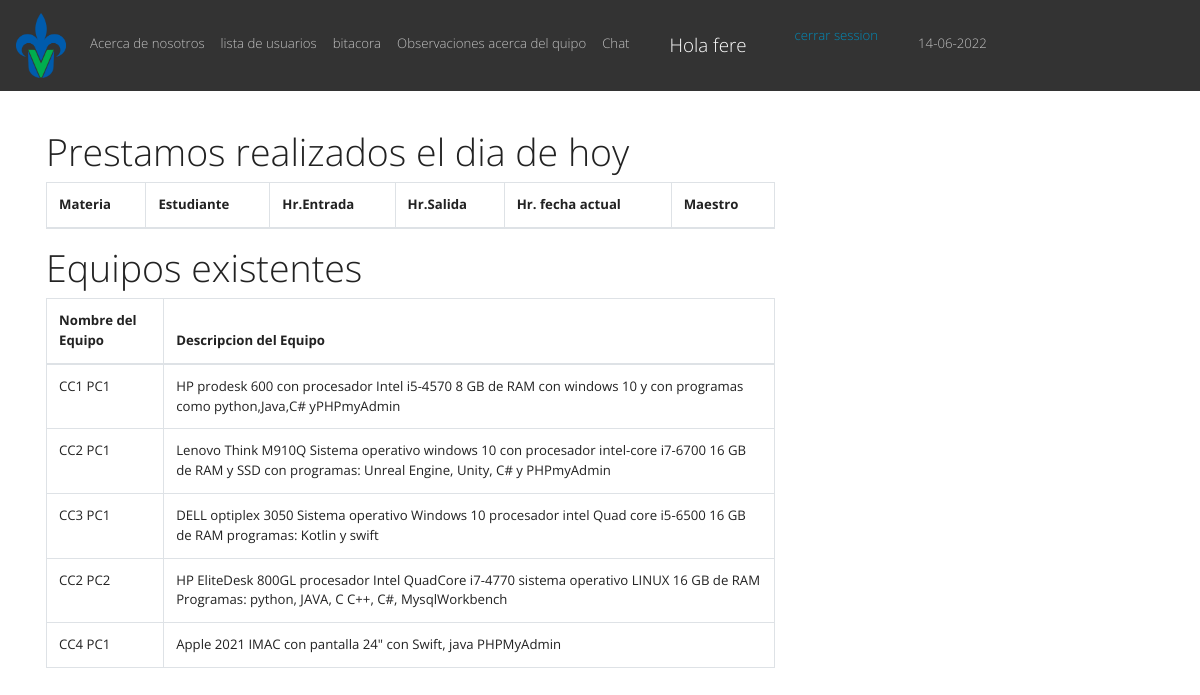
The page /maestro.php (signed in) on the database its author committed.
### tables this page shows
CREATE TABLE `pc` (
  `id_equipo` int(100) NOT NULL AUTO_INCREMENT,
  `nombre_equipo` varchar(200) NOT NULL,
  `descripcio` text NOT NULL,
  `num_inventario` varchar(100) NOT NULL,
  `id_comentario` int(100) NOT NULL,
  `pres` char(5) NOT NULL,
  PRIMARY KEY (`id_equipo`),
  KEY `pc_ibfk_1` (`id_comentario`),
  CONSTRAINT `pc_ibfk_1` FOREIGN KEY (`id_comentario`) REFERENCES `comentarios` (`id_comentario`) ON DELETE NO ACTION ON UPDATE NO ACTION
);

### maestro.php (the view, shortened to what this page needs)
<?php
include("db.php");
$username = $_SESSION['username'];
if(!isset($username)){
  header("location: login.php");
  }else{?>
<!DOCTYPE html>
<html lang="en">
  <head>
    <link rel="stylesheet" href="https://bootswatch.com/4/yeti/bootstrap.min.css">
    <link rel="stylesheet" href="https://use.fontawesome.com/releases/v5.6.3/css/all.css">
  </head>
  <body>
   <nav class="navbar navbar-expand-sm bg-dark navbar-dark">
  <a class="navbar-brand" >
    <img src="img/uv.png" alt="logo" style="width:50px;">
  </a>
  <ul class="navbar-nav">
    <li class="nav-item">
      <a class="nav-link" href="nosotros1.php ">Acerca de nosotros</a>
    </li>
    <li class="nav-item">
      <a class="nav-link" href="prestamos.php">lista de usuarios</a>
    </li>
    <li class="nav-item">
      <a class="nav-link" href="bitacora.php">bitacora</a>
    </li>
    <li class="nav-item">
      <a class="nav-link" href="observaciones.php">Observaciones acerca del quipo</a>
    </li>
    <li class="nav-item">
      <a class="nav-link" href="chat.php">Chat</a>
    </li>
    <li class="nav-item">
      <a class="nav-link" >             </a>
    </li>
     <li class="nav-item">
      <a class="nav-link" >              </a>
    </li>
     <li class="nav-item">
      <a class="navbar-brand"  tanindex="" alt="volver a la pagina principal">  Hola  <?php echo $username;} ?></a>
    </li>
    <li class="nav-item">
      <a class="nav-link" >             </a>
    </li>
     <li class="nav-item">
      <a class="nav-link" >              </a>
    </li>
    <li class="nav-item">
          <?php
                  echo "<a class='nav-item' href='includes/salir.php'  tabindex='' alt='cerrar mi session'>cerrar session </a>";
                ?>
    </li>
    <li class="nav-item">
      <a class="nav-link" >             </a>
    </li>
     <li class="nav-item">
      <a class="nav-link" >              </a>
    </li>
    <li class="nav-item">
      <a class="nav-link" href="#">
        <?php
       echo date("d-");
          echo date("m-");
          echo $y =date("Y");
        ?>
      </a>
    </li>
  </ul>
</nav>
    <br>
<div class="container p-3" >
    <div class="row">
        <div class="col-md-8">
          <h1>Prestamos realizados el dia de hoy</h1>
            <table class="table table-bordered">
                <thead>
                    <tr>
                      <th>Materia</th>
                      <th>Estudiante</th>
                        <th>Hr.Entrada</th>
                        <th>Hr.Salida</th>
                        <th>Hr. fecha actual</th>
                        <th>Maestro</th>
                    </tr>
                </thead>
            </table>
        </div>
        <div class="col-md-8">
          <h1>Equipos existentes</h1>
            <table class="table table-bordered">
                <thead>
                    <tr>
                        <th>Nombre del Equipo </th>
                        <th>Descripcion del Equipo</th>
                    </tr>
                </thead>
                <tbody>
                    <?php
                        $sqle ="SELECT nombre_equipo, descripcio FROM  pc where  pres = 'D'";
                        $consutae= mysqli_query( $conn, $sqle );
                        while($row = mysqli_fetch_array($consutae) ){ ?>
                        <tr>
                            <td><?php echo $row['nombre_equipo'] ?> </td>
                            <td><?php echo $row['descripcio'] ?></td>
                        </tr>
                    <?php } ?>
                </tbody>
            </table>
        </div>
    </div>
</div>
<?php include("includes/footer.php") ?>

### rows shown on the page
pc: nombre_equipo "CC1 PC1", descripcio "HP prodesk 600 con procesador Intel i5-4570 8 GB de RAM con windows 10 y con programas como python,Java,C# yPHPmyAdmin"
pc: nombre_equipo "CC2 PC1", descripcio "Lenovo Think M910Q Sistema operativo windows 10 con procesador intel-core i7-6700 16 GB de RAM y SSD con programas: Unreal Engine, Unity, C# y PHPmyAdmin"
pc: nombre_equipo "CC3 PC1", descripcio "DELL optiplex 3050 Sistema operativo Windows 10 procesador intel Quad core i5-6500 16 GB de RAM programas: Kotlin y swift"
pc: nombre_equipo "CC2 PC2", descripcio "HP EliteDesk 800GL procesador Intel QuadCore i7-4770 sistema operativo LINUX 16 GB de RAM Programas: python, JAVA, C C++, C#, MysqlWorkbench"
pc: nombre_equipo "CC4 PC1", descripcio "Apple 2021 IMAC con pantalla 24\" con Swift, java PHPMyAdmin"

### other values the page prints
$username "fere"
